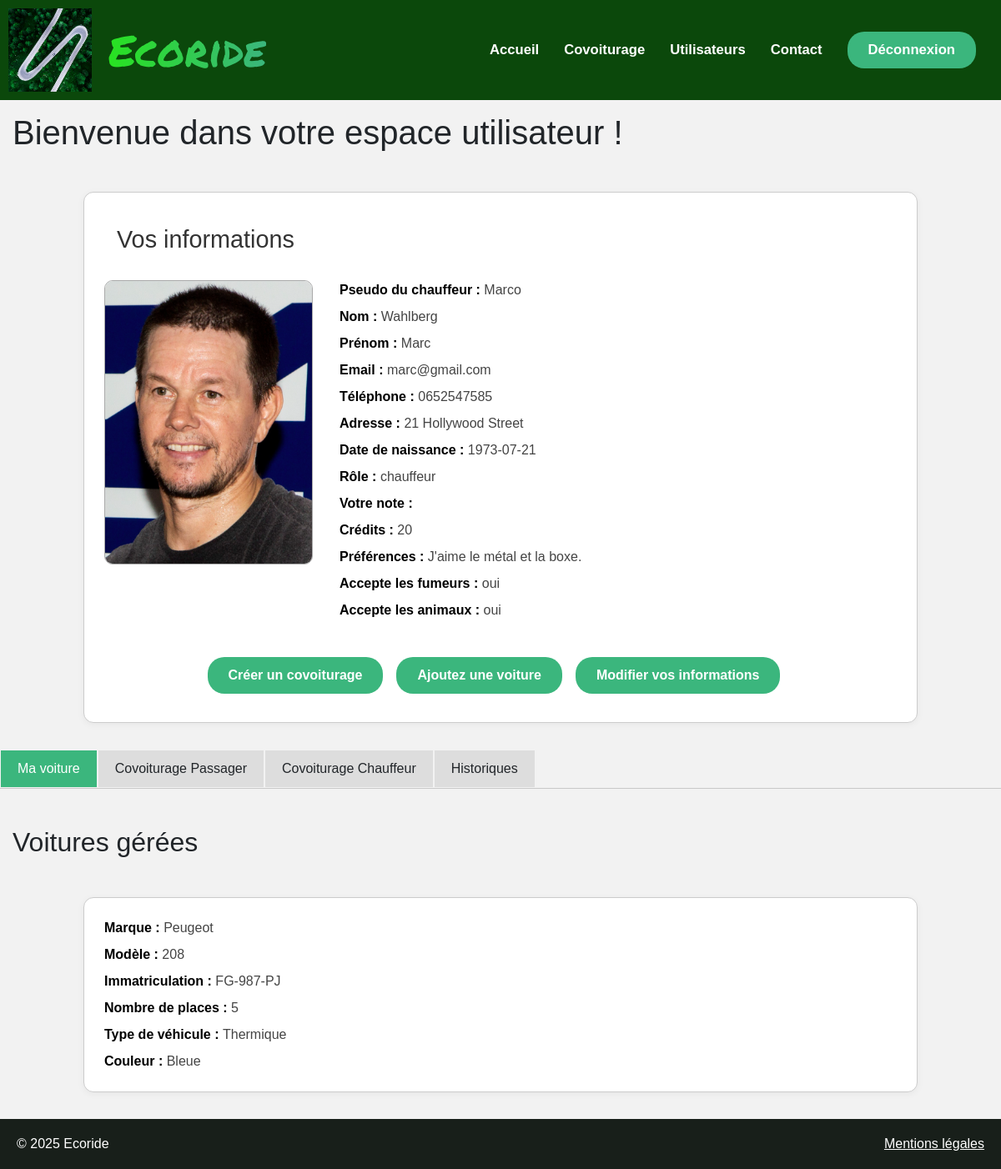
/views/User_space.php (signed in), run on the app's committed database.
### tables this page shows
CREATE TABLE `utilisateur_possede_voiture` (
  `id_utilisateur_possede_voiture` int(4) DEFAULT NULL,
  `id_voiture_possede_utilisateur` int(4) DEFAULT NULL,
  `id_possede` int(11) NOT NULL
);

CREATE TABLE `utilisateur` (
  `utilisateur_id` int(11) NOT NULL,
  `nom` varchar(50) NOT NULL,
  `prenom` varchar(50) NOT NULL,
  `email` varchar(50) NOT NULL,
  `password` varchar(255) DEFAULT NULL,
  `telephone` varchar(50) NOT NULL,
  `adresse` varchar(50) NOT NULL,
  `date_naissance` varchar(50) NOT NULL,
  `photo` blob DEFAULT NULL,
  `pseudo` varchar(50) NOT NULL,
  `parametre` varchar(10) DEFAULT 'valide',
  `credit` int(11) DEFAULT NULL,
  `note` decimal(3,2) DEFAULT NULL,
  `role` varchar(50) DEFAULT NULL,
  `preferences` varchar(1000) DEFAULT NULL,
  `animal` varchar(3) DEFAULT NULL,
  `fumeur` varchar(3) DEFAULT NULL,
  `compte_employee` varchar(10) DEFAULT NULL
);

CREATE TABLE `voiture` (
  `voiture_id` int(11) NOT NULL,
  `modele` varchar(50) NOT NULL,
  `immatriculation` varchar(50) NOT NULL,
  `energie` varchar(50) NOT NULL,
  `couleur` varchar(50) NOT NULL,
  `date_premiere_immatriculation` varchar(50) NOT NULL,
  `marque` varchar(50) DEFAULT NULL,
  `nb_place_voiture` int(4) DEFAULT NULL
);

### controllers/UserController.php (called while the page is built, shortened)
<?php
class UserController {
    private $modeluser;
    public function __construct(ModelUser $modeluser) {
        $this->modeluser = $modeluser;
    }
    public function getUserInformationFromDatabase($email) {
        return $this->modeluser->getUserInformation($email);
    }
}

### models/ModelUser.php (called while the page is built, shortened)
<?php
class ModelUser {
    private PDO $db;
    public function __construct() {
        $this->db = new PDO('mysql:host=localhost;dbname=ecoride', 'root', '');
    }
    public function getUserInformation($email) {
        $stmt = $this->db->prepare("SELECT utilisateur.*,voiture.*, covoiturage.*, utilisateur_possede_voiture.id_voiture_possede_utilisateur, voiture_utilise_covoiturage.id_covoiturage_utilise_voiture FROM utilisateur
        LEFT JOIN utilisateur_possede_voiture ON utilisateur_possede_voiture.id_utilisateur_possede_voiture = utilisateur.utilisateur_id
        LEFT JOIN voiture ON utilisateur_possede_voiture.id_voiture_possede_utilisateur = voiture.voiture_id
        LEFT JOIN voiture_utilise_covoiturage ON voiture_utilise_covoiturage.id_voiture_utilise_covoiturage = voiture.voiture_id
        LEFT JOIN covoiturage ON voiture_utilise_covoiturage.id_covoiturage_utilise_voiture = covoiturage.covoiturage_id
        LEFT JOIN utilisateur_participe_covoiturage ON utilisateur.utilisateur_id = utilisateur_participe_covoiturage.id_utilisateur
        WHERE email = :email");
        $stmt->bindValue(':email', $email);
        $stmt->execute();
        return $stmt->fetchAll(PDO::FETCH_ASSOC);
    }
}

### views/User_space.php (the view, shortened to what this page needs)
<?php
require_once 'header.php';
?>
<!DOCTYPE html>
<html lang="fr">
<head>
    <link href="../css/style.css" rel="stylesheet">
</head>
<body>
<?php
require_once 'header.php';
?>
<?php
require_once '../models/ModelUser.php';
require_once '../controllers/UserController.php';
$modeluser = new ModelUser();
$userController = new UserController($modeluser);
$resultats=$userController->getUserInformationFromDatabase($_SESSION['user']['email']);
echo '<section class="user-space">';
    echo '<h1>Bienvenue dans votre espace utilisateur !</h1>';
            if (is_array($resultats)&&count($resultats)>0) {
                $utilisateur=$resultats[0] ;
            echo '<div class="user-info">';
            echo '<h2>Vos informations</h2>';
            echo '<div class="user-info-content">';
            echo '<div class="user-photo">';
            echo '<img src="../uploads/' . htmlspecialchars($utilisateur['photo']) . '" alt="Photo de ' . htmlspecialchars($utilisateur['pseudo']) . '" width="auto" height="300">';
            echo '</div>';
            echo '<div class="user-details">';
            echo '<p><strong>Pseudo du chauffeur : </strong>' . htmlspecialchars($utilisateur['pseudo']) . '</p>';
            echo '<p><strong>Nom : </strong>' . htmlspecialchars($utilisateur['nom']) . '</p>';
            echo '<p><strong>Prénom : </strong>' . htmlspecialchars($utilisateur['prenom']) . '</p>';
            echo '<p><strong>Email : </strong>' . htmlspecialchars($utilisateur['email']) . '</p>';
            echo '<p><strong>Téléphone : </strong>' . htmlspecialchars($utilisateur['telephone']) . '</p>';
            echo '<p><strong>Adresse : </strong>' . htmlspecialchars($utilisateur['adresse']) . '</p>';
            echo '<p><strong>Date de naissance : </strong>' . htmlspecialchars($utilisateur['date_naissance']) . '</p>';
            echo '<p><strong>Rôle : </strong>' . htmlspecialchars($utilisateur['role']) . '</p>';
            echo '<p><strong>Votre note : </strong>' .  $utilisateur['note'] . '</p>';
            echo '<p><strong>Crédits : </strong>' .  $utilisateur['credit'] . '</p>';
            echo '<p><strong>Préférences : </strong>' .  $utilisateur['preferences'] . '</p>';
            echo '<p><strong>Accepte les fumeurs : </strong>' .  $utilisateur['fumeur'] . '</p>';
            echo '<p><strong>Accepte les animaux : </strong>' .  $utilisateur['animal'] . '</p>';
            echo '</div>';
            echo '</div>';
            echo '<div class="user-actions">';
            if ($utilisateur['role'] == 'chauffeur' || $utilisateur['role'] == 'passager&chauffeur') {
                echo '<div class="button-container">';
                echo '<button class="button" onclick="window.location.href=\'creation_carpool.php\'">Créer un covoiturage</button>';
                echo '<button class="button" onclick="window.location.href=\'AjoutVoiture.php\'">Ajoutez une voiture</button>';
                echo '<button class="button" onclick="window.location.href=\'Modify_user_information.php \'">Modifier vos informations</button>';
                echo '</div>';
            }
            echo '</div>';
            echo '</div>';
            echo '<div class="onglets-container">';
                echo '<div class="onglets-barre">';
                    echo '<button class="onglet-btn actif" data-cible="voiture">Ma voiture</button>';
                    echo '<button class="onglet-btn" data-cible="passager">Covoiturage Passager</button>';
                    echo '<button class="onglet-btn" data-cible="chauffeur">Covoiturage Chauffeur</button>';
                    echo '<button class="onglet-btn" data-cible="historiques">Historiques</button>';
                echo '</div>';
                echo '<hr class="onglet-separator">';
                echo '<div class="contenus-onglets">';
                echo '<div id="contenu-voiture" class="contenu actif">';
                    $voituresAffichees = [];
                    foreach ($resultats as $voiture) {
                        $idVoiture = $voiture['id_voiture_possede_utilisateur'];
                        if ($idVoiture !== null && !isset($voituresAffichees[$idVoiture])) {
                            $voituresAffichees[$idVoiture] = $voiture;
                        }
                    }
                    if (!empty($voituresAffichees)) {
                        echo '<h2>Voitures gérées</h2>';
                        foreach ($voituresAffichees as $voiture) {
                            echo '<div class="voiture-info">';
                            echo '<div class="voiture-details">';
                            echo '<p><strong>Marque : </strong>' . htmlspecialchars($voiture['marque']) . '</p>';
                            echo '<p><strong>Modèle : </strong>' . htmlspecialchars($voiture['modele']) . '</p>';
                            echo '<p><strong>Immatriculation : </strong>' . htmlspecialchars($voiture['immatriculation']) . '</p>';
                            echo '<p><strong>Nombre de places : </strong>' . htmlspecialchars($voiture['nb_place_voiture']) . '</p>';
                            echo '<p><strong>Type de véhicule : </strong>' . htmlspecialchars($voiture['energie']) . '</p>';
                            echo '<p><strong>Couleur : </strong>' . htmlspecialchars($voiture['couleur']) . '</p>';
                            echo '</div>';
                            echo '</div>';
                        }
                    } else {
                        echo '<p class="ajustement2">Aucune voiture gérée actuellement.</p>';
                    }
                echo '</div>';
            }
                echo '</div>';
            echo '</div>';
echo '</section>';
require_once 'footer.php';
?>
</body>
</html>

### css/style.css (style rules this page uses)
* { padding: 0; margin: 0; box-sizing: border-box; line-height: inherit; color: inherit; font: inherit; font-family: Verdana, Geneva, Tahoma, sans-serif; }
html, body { height: 100%; margin: 0; padding: 0; }
body { display: flex; flex-direction: column; min-height: 100vh; }
section { flex: 1; background-color: #F2F2F2; }
h1,h2 { padding: 15px; }
.button { background-color: rgb(59, 182, 125); border-radius: 20px; border: none; cursor: pointer; padding: 10px 25px; color: white; font-weight: 600; transition: all 0.2s ease; }
.user-space { background-color: #F2F2F2; }
.user-info { background-color: #ffffff; border: 1px solid #ccc; border-radius: 12px; padding: 1.5rem; margin: 2rem auto; max-width: 1000px; box-shadow: 0 2px 8px rgba(0,0,0,0.05); }
.user-info h2 { margin-bottom: 1rem; font-size: 1.8rem; color: #333; }
.user-info-content { display: flex; gap: 2rem; flex-wrap: wrap; }
.user-photo img { height: auto; max-width: 250px; border-radius: 10px; border: 1px solid #aaa; }
.user-details { flex: 1; display: flex; flex-direction: column; gap: 0.5rem; }
.user-details p { margin: 0; font-size: 1rem; color: #444; }
.user-details strong { color: #000; }
.user-actions { margin-top: 1.5rem; display: flex; justify-content: center }
.user-actions button { margin-right: 1rem; }
.voiture-info { background-color: #ffffff; border: 1px solid #ccc; border-radius: 12px; padding: 1.5rem; margin: 2rem auto; max-width: 1000px; box-shadow: 0 2px 8px rgba(0, 0, 0, 0.05); }
.voiture-details { display: flex; flex-direction: column; gap: 0.5rem; }
.voiture-details p { margin: 0; font-size: 1rem; color: #444; }
.voiture-details strong { color: #000; }
.onglets-barre { display: flex; margin-bottom: 0px; }
.onglet-btn { padding: 10px 20px; cursor: pointer; border:#F2F2F2 1px solid; background-color: #ddd; transition: background-color 0.3s; }
.onglet-btn.actif { background-color: rgb(59, 182, 125); color: white; }
.contenus-onglets .contenu { display: none; }
.contenus-onglets .contenu.actif { display: block; }
.onglet-separator { border: none; height: 1px; background-color: #474747; width: 100%; margin: 0; margin-bottom: 30px; ; }
.button-container { display: flex; justify-content: center; margin-top: 20px; width: 100%; margin-bottom : 10px; }

### data on the page
utilisateur_possede_voiture: id_utilisateur_possede_voiture.photo (picture), id_utilisateur_possede_voiture.pseudo "Marco", id_utilisateur_possede_voiture.nom "Wahlberg", id_utilisateur_possede_voiture.prenom "Marc", id_utilisateur_possede_voiture.email "marc@gmail.com", id_utilisateur_possede_voiture.telephone "0652547585", id_utilisateur_possede_voiture.adresse "21 Hollywood Street", id_utilisateur_possede_voiture.date_naissance "1973-07-21", id_utilisateur_possede_voiture.role "chauffeur", id_utilisateur_possede_voiture.credit "20", id_utilisateur_possede_voiture.preferences "J'aime le métal et la boxe.", id_utilisateur_possede_voiture.fumeur "oui", id_utilisateur_possede_voiture.animal "oui", id_voiture_possede_utilisateur.marque "Peugeot", id_voiture_possede_utilisateur.modele "208", id_voiture_possede_utilisateur.immatriculation "FG-987-PJ", id_voiture_possede_utilisateur.nb_place_voiture "5", id_voiture_possede_utilisateur.energie "Thermique", id_voiture_possede_utilisateur.couleur "Bleue"
